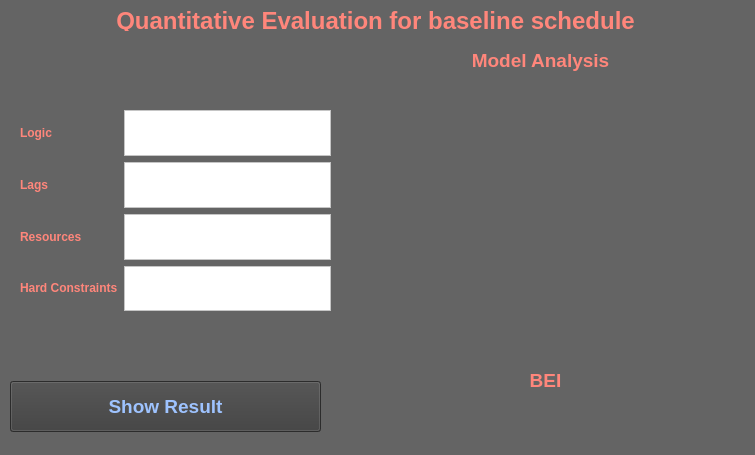
<?xml version="1.0" encoding="UTF-8"?>
<ui version="4.0">
 <class>Form</class>
 <widget class="QWidget" name="Form">
  <property name="geometry">
   <rect>
    <x>0</x>
    <y>0</y>
    <width>755</width>
    <height>455</height>
   </rect>
  </property>
  <property name="windowTitle">
   <string>QEBS</string>
  </property>
  <property name="styleSheet">
   <string notr="true">background-color: rgb(100, 100, 100);</string>
  </property>
  <widget class="QPushButton" name="pushButton">
   <property name="geometry">
    <rect>
     <x>10</x>
     <y>381</y>
     <width>311</width>
     <height>51</height>
    </rect>
   </property>
   <property name="font">
    <font>
     <pointsize>14</pointsize>
     <weight>75</weight>
     <bold>true</bold>
    </font>
   </property>
   <property name="styleSheet">
    <string notr="true">color: rgb(158, 195, 255);
background-color: rgb(61, 61, 61);</string>
   </property>
   <property name="text">
    <string>Show Result</string>
   </property>
  </widget>
  <widget class="QLabel" name="label_image">
   <property name="geometry">
    <rect>
     <x>346</x>
     <y>90</y>
     <width>391</width>
     <height>261</height>
    </rect>
   </property>
   <property name="text">
    <string/>
   </property>
  </widget>
  <widget class="QLabel" name="label_result">
   <property name="geometry">
    <rect>
     <x>350</x>
     <y>410</y>
     <width>391</width>
     <height>21</height>
    </rect>
   </property>
   <property name="font">
    <font>
     <pointsize>18</pointsize>
     <weight>75</weight>
     <bold>true</bold>
    </font>
   </property>
   <property name="styleSheet">
    <string notr="true">color: rgb(255, 134, 123);
color: rgb(0, 195, 0);</string>
   </property>
   <property name="text">
    <string/>
   </property>
   <property name="alignment">
    <set>Qt::AlignCenter</set>
   </property>
  </widget>
  <widget class="QLabel" name="label_5">
   <property name="geometry">
    <rect>
     <x>10</x>
     <y>10</y>
     <width>731</width>
     <height>21</height>
    </rect>
   </property>
   <property name="font">
    <font>
     <pointsize>18</pointsize>
     <weight>75</weight>
     <bold>true</bold>
    </font>
   </property>
   <property name="styleSheet">
    <string notr="true">color: rgb(255, 134, 123);</string>
   </property>
   <property name="text">
    <string>Quantitative Evaluation for baseline schedule</string>
   </property>
   <property name="alignment">
    <set>Qt::AlignCenter</set>
   </property>
  </widget>
  <widget class="QLabel" name="label_6">
   <property name="geometry">
    <rect>
     <x>350</x>
     <y>370</y>
     <width>391</width>
     <height>21</height>
    </rect>
   </property>
   <property name="font">
    <font>
     <pointsize>14</pointsize>
     <weight>75</weight>
     <bold>true</bold>
    </font>
   </property>
   <property name="styleSheet">
    <string notr="true">color: rgb(255, 134, 123);
</string>
   </property>
   <property name="text">
    <string>BEI</string>
   </property>
   <property name="alignment">
    <set>Qt::AlignCenter</set>
   </property>
  </widget>
  <widget class="QLabel" name="label_7">
   <property name="geometry">
    <rect>
     <x>360</x>
     <y>50</y>
     <width>361</width>
     <height>21</height>
    </rect>
   </property>
   <property name="font">
    <font>
     <pointsize>14</pointsize>
     <weight>75</weight>
     <bold>true</bold>
    </font>
   </property>
   <property name="styleSheet">
    <string notr="true">color: rgb(255, 134, 123);
</string>
   </property>
   <property name="text">
    <string>Model Analysis</string>
   </property>
   <property name="alignment">
    <set>Qt::AlignCenter</set>
   </property>
  </widget>
  <widget class="QWidget" name="">
   <property name="geometry">
    <rect>
     <x>20</x>
     <y>110</y>
     <width>311</width>
     <height>201</height>
    </rect>
   </property>
   <property name="font">
    <font>
     <weight>75</weight>
     <bold>true</bold>
    </font>
   </property>
   <layout class="QHBoxLayout" name="horizontalLayout">
    <item>
     <layout class="QVBoxLayout" name="verticalLayout">
      <item>
       <widget class="QLabel" name="label">
        <property name="font">
         <font>
          <weight>75</weight>
          <bold>true</bold>
         </font>
        </property>
        <property name="styleSheet">
         <string notr="true">color: rgb(255, 134, 123);</string>
        </property>
        <property name="text">
         <string>Logic</string>
        </property>
       </widget>
      </item>
      <item>
       <widget class="QLabel" name="label_2">
        <property name="font">
         <font>
          <weight>75</weight>
          <bold>true</bold>
         </font>
        </property>
        <property name="styleSheet">
         <string notr="true">color: rgb(255, 134, 123);</string>
        </property>
        <property name="text">
         <string>Lags</string>
        </property>
       </widget>
      </item>
      <item>
       <widget class="QLabel" name="label_3">
        <property name="font">
         <font>
          <weight>75</weight>
          <bold>true</bold>
         </font>
        </property>
        <property name="styleSheet">
         <string notr="true">color: rgb(255, 134, 123);</string>
        </property>
        <property name="text">
         <string>Resources</string>
        </property>
       </widget>
      </item>
      <item>
       <widget class="QLabel" name="label_4">
        <property name="font">
         <font>
          <weight>75</weight>
          <bold>true</bold>
         </font>
        </property>
        <property name="styleSheet">
         <string notr="true">color: rgb(255, 134, 123);</string>
        </property>
        <property name="text">
         <string>Hard Constraints</string>
        </property>
       </widget>
      </item>
     </layout>
    </item>
    <item>
     <layout class="QVBoxLayout" name="verticalLayout_2">
      <item>
       <widget class="QTextEdit" name="textEdit_logic">
        <property name="styleSheet">
         <string notr="true">background-color: rgb(255, 255, 255);</string>
        </property>
       </widget>
      </item>
      <item>
       <widget class="QTextEdit" name="textEdit_lags">
        <property name="styleSheet">
         <string notr="true">background-color: rgb(255, 255, 255);</string>
        </property>
       </widget>
      </item>
      <item>
       <widget class="QTextEdit" name="textEdit_resources">
        <property name="styleSheet">
         <string notr="true">background-color: rgb(255, 255, 255);</string>
        </property>
       </widget>
      </item>
      <item>
       <widget class="QTextEdit" name="textEdit_constraints">
        <property name="styleSheet">
         <string notr="true">background-color: rgb(255, 255, 255);</string>
        </property>
       </widget>
      </item>
     </layout>
    </item>
   </layout>
  </widget>
 </widget>
 <resources/>
 <connections/>
</ui>
